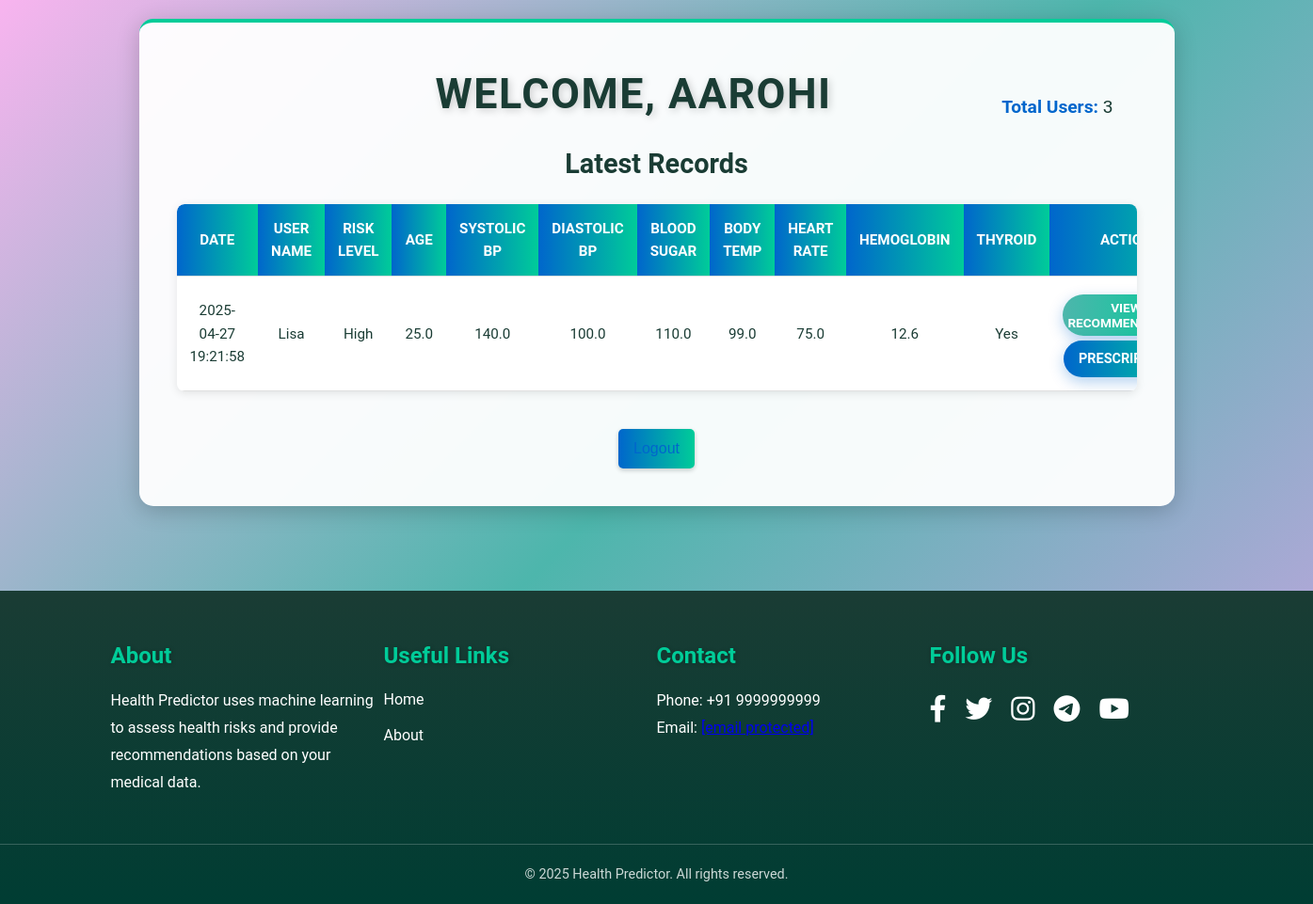
The page /admin_dashboard?user_email=lisa@mail.com (signed in) on the database its author committed.
### tables this page shows
CREATE TABLE records (
            id INTEGER PRIMARY KEY AUTOINCREMENT,
            user_email TEXT NOT NULL,
            date TEXT NOT NULL,
            prediction TEXT NOT NULL,
            recommendation TEXT NOT NULL,
            details TEXT,
            doctor_recommendation TEXT,
            risk_factors TEXT,
            FOREIGN KEY (user_email) REFERENCES users (email)
        );

CREATE TABLE users (
            id INTEGER PRIMARY KEY AUTOINCREMENT,
            name TEXT NOT NULL,
            email TEXT UNIQUE NOT NULL,
            password TEXT NOT NULL,
            role TEXT NOT NULL
        );

### app.py (the view, shortened to what this page needs)
@app.route('/admin_dashboard')
def admin_dashboard():
    if 'user' not in session or session.get('role') != 'admin':
        return redirect(url_for('login'))
    conn = sqlite3.connect(DB_PATH)
    c = conn.cursor()
    try:
        c.execute("SELECT COUNT(*) FROM users WHERE role = 'user'")
        total_users = c.fetchone()[0]
        c.execute("SELECT email FROM users WHERE role = 'user'")
        users = [row[0] for row in c.fetchall()]
        selected_user = request.args.get('user_email', None)
        selected_user_name = None
        if selected_user:
            c.execute("SELECT name FROM users WHERE email = ?", (selected_user,))
            result = c.fetchone()
            selected_user_name = result[0] if result else "Unknown"
        query = """
            SELECT user_email, date, prediction, recommendation, details,
                   doctor_recommendation, risk_factors
            FROM records
        """
        params = ()
        if selected_user:
            query += " WHERE user_email = ?"
            params = (selected_user,)
        query += " ORDER BY date DESC LIMIT 10"
        c.execute(query, params)
        records = []
        for row in c.fetchall():
            c.execute("SELECT name FROM users WHERE email = ?", (row[0],))
            user_result = c.fetchone()
            user_name = user_result[0] if user_result else "Unknown"
            details = json.loads(row[4]) if row[4] else {}
            risk_factors = json.loads(row[6]) if row[6] else []
            records.append({
                "user_name": user_name,
                "user_email": row[0],
                "date": row[1],
                "risk": row[2],
                "recommendation": row[3],
                "details": details,
                "doctor_recommendation": row[5],
                "risk_factors": risk_factors  # ✅ added
            })
        return render_template(
            'admin_dashboard.html',
            prediction=None,
            records=records,
            error=None,
            name=session.get('name', 'Admin'),
            total_users=total_users,
            users=users,
            selected_user=selected_user,
            selected_user_name=selected_user_name
        )
    finally:
        conn.close()

### templates/admin_dashboard.html (shortened to what this page needs)
<!DOCTYPE html>
<html>
<head>
    <link rel="stylesheet" href="https://cdnjs.cloudflare.com/ajax/libs/font-awesome/6.4.0/css/all.min.css">
    <link rel="stylesheet" href="{{ url_for('static', filename='admin_dashboard.css') }}">
</head>
<body>
    <div class="container dashboard-container">
        <div class="header-row">
            <h1>Welcome, {{ name }}</h1>
            <div class="admin-stats">
                <p><strong>Total Users:</strong> {{ total_users }}</p>
            </div>
        </div>
        <div class="table-content">
            <h2>Latest Records</h2>
            {% if records %}
            <div class="table-wrapper">
                <table>
                    <tr>
                        <th>Date</th>
                        <th>User Name</th>
                        <th>Risk Level</th>
                        <th>Age</th>
                        <th>Systolic BP</th>
                        <th>Diastolic BP</th>
                        <th>Blood Sugar</th>
                        <th>Body Temp</th>
                        <th>Heart Rate</th>
                        <th>Hemoglobin</th>
                        <th>Thyroid</th>
                        <th>Action</th>
                    </tr>
                    {% for record in records %}
                    <tr>
                        <td>{{ record.date }}</td>
                        <td>{{ record.user_name }}</td>
                        <td>{{ record.risk }}</td>
                        <td>{{ record.details.age }}</td>
                        <td>{{ record.details.systolic_bp }}</td>
                        <td>{{ record.details.diastolic_bp }}</td>
                        <td>{{ record.details.bs|float|round(1) }}</td>
                        <td>{{ record.details.body_temp|float|round(1) }}</td>
                        <td>{{ record.details.heart_rate }}</td>
                        <td>{{ record.details.hemoglobin_level|float|round(1) }}</td>
                        <td>{{ record.details.thyroid }}</td>
                        <td>
                            <button class="btn view-recommendation-btn"
                                    data-risk-factors="{{ record.risk_factors | join(', ') }}"
                                    data-recommendation="{{ record.recommendation }}"
                                    data-doctor-recommendation="{{ record.doctor_recommendation|default('None yet') }}">View Recommendation</button>
                            <a href="{{ url_for('doctor_recommendation', record_id=loop.index0, user_email=record.user_email) }}" class="btn">Prescription</a>
                        </td>
                    </tr>
                    {% endfor %}
                </table>
            </div>
            {% else %}
                <p>No records found.</p>
            {% endif %}
        </div>
        <div class="nav-links">
            <a href="{{ url_for('logout') }}">Logout</a>
        </div>
    </div>
    <footer class="footer" id="footer">
        <div class="footer-container">
            <div class="footer-section">
                <h3>About</h3>
                <p>Health Predictor uses machine learning to assess health risks and provide recommendations based on your medical data.</p>
            </div>
            <div class="footer-section">
                <h3>Useful Links</h3>
                <ul class="footer-links">
                    <li><a href="{{ url_for('index') }}">Home</a></li>
                    <li><a href="{{ url_for('about') }}">About</a></li>
                </ul>
            </div>
            <div class="footer-section">
                <h3>Contact</h3>
                <p>Phone: +91 9999999999</p>
                <p>Email: <a href="/cdn-cgi/l/email-protection" class="__cf_email__" data-cfemail="4a393f3a3a25383e0a222f2b263e223a382f2e23293e253864292527">[email&#160;protected]</a></p>
            </div>
            <div class="footer-section">
                <h3>Follow Us</h3>
                <div class="social-icons">
                    <a href="https://facebook.com" target="_blank" aria-label="Facebook"><i class="fab fa-facebook-f"></i></a>
                    <a href="https://twitter.com" target="_blank" aria-label="Twitter"><i class="fab fa-twitter"></i></a>
                    <a href="https://instagram.com" target="_blank" aria-label="Instagram"><i class="fab fa-instagram"></i></a>
                    <a href="https://telegram.org" target="_blank" aria-label="Telegram"><i class="fab fa-telegram-plane"></i></a>
                    <a href="https://youtube.com" target="_blank" aria-label="YouTube"><i class="fab fa-youtube"></i></a>
                </div>
            </div>
        </div>
        <div class="footer-bottom">
            <p>© 2025 Health Predictor. All rights reserved.</p>
        </div>
    </footer>
</body>
</html>

### rows shown on the page
records: date "2025-04-27 19:21:58", risk "High"
users: user_name "Lisa"

### other values the page prints
{{ name }} "AAROHI"
{{ total_users }} "3"
{{ record.details.age }} "25.0"
{{ record.details.systolic_bp }} "140.0"
{{ record.details.diastolic_bp }} "100.0"
{{ record.details.bs|float|round(1) }} "110.0"
{{ record.details.body_temp|float|round(1) }} "99.0"
{{ record.details.heart_rate }} "75.0"
{{ record.details.hemoglobin_level|float|round(1) }} "12.6"
{{ record.details.thyroid }} "Yes"
